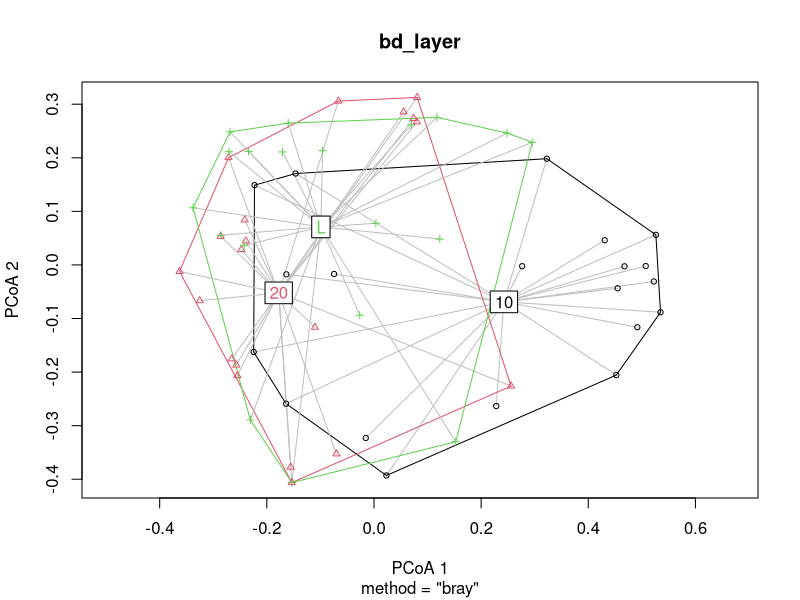
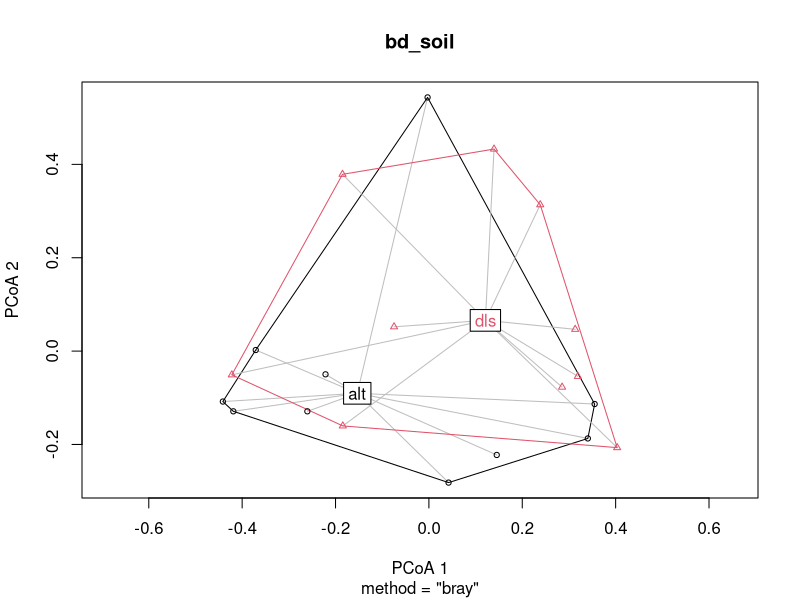
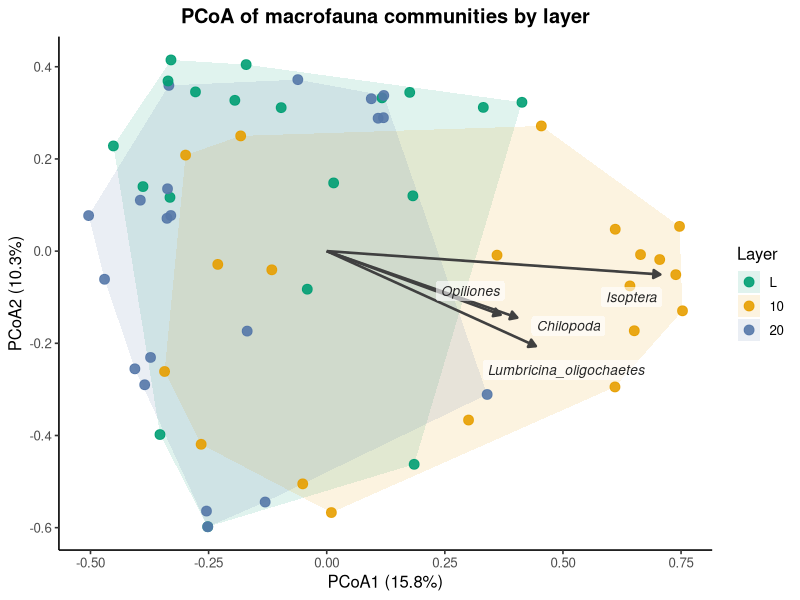

Recreate these plots in R, in order.
## ---- chunk 1
#| label: Install and load
#| include: false
### Utilities for R.

# Necessary packages
packages_required <- c(
  "knitr", "tidyverse", "vegan", "permute",
  "ggrepel", "grid", "dplyr", "readxl"
)
# Already installed?
packages_installed <- vapply(
  packages_required, 
  FUN = requireNamespace, 
  FUN.VALUE = TRUE, 
  quietly = TRUE
) 
# Install missing packages
install.packages(names(packages_installed)[!packages_installed])

# Chunk font size hook: allows size='small' 
# or any valid Latex font size in chunk options
def.chunk.hook <- knitr::knit_hooks$get("chunk")
knitr::knit_hooks$set(
  chunk = function(x, options) {
    x <- def.chunk.hook(x, options)
    ifelse(
      options$size == "normalsize", 
      yes = x,
      no = paste0("\n \\", options$size, "\n\n", x, "\n\n \\normalsize")
    )
  }
)

#load all packages
invisible(lapply(packages_required, library, character.only = TRUE))
## ---- chunk 2
df <- read_excel("data/macrofaune_counts.xlsx")
df[7:ncol(df)] <- lapply(df[7:ncol(df)], as.numeric)
df[c(1, 3:6)] <- lapply(df[c(1, 3:6)], as.factor)
str(df)
## ---- chunk 3
layer_colors <- c(
  "L"  = "#009E73",  
  "10" = "#E69F00",  
  "20" = "#5678A8"   
)
## ---- chunk 4
1 + 1
## ---- chunk 5
2 * 2
## ---- chunk 6
df_perm <- df
# defining taxonomic abundance columns
community_cols <- names(df_perm)[7:ncol(df_perm)]

# remove zero-abundance layers (decision following vegan handbook, since zero-abundance layer does not convey community composition information)
keep <- rowSums(df_perm[, community_cols], na.rm = TRUE) > 0
df_perm <- df_perm[keep, , drop = FALSE]

# create the community matrix
comm <- as.matrix(df_perm[, community_cols])
storage.mode(comm) <- "numeric" # making sure its num

# define meta_layer for tested variables + monoliths
meta_layer <- df_perm[, c("monolith_ID", "soil_type", "layer")] 

# check dimensions (should be 59 34 for df, and 59 28 for comm)
dim(df_perm)
dim(comm)
## ---- chunk 7

## ---- chunk 8
# Bray-Curtis PERMANOVA
# set seed for reproducible permutation chain
set.seed(123)

# define permutation scheme, limit WITHIN monoliths (due to spatial dependence of the three layers)
perm_layer <- how(
  nperm = 9999,
  blocks = meta_layer$monolith_ID
) # chose large number of perms for stabilizing p value, increase for borderline p values

# run based on defined scheme
permanova_layer <- adonis2(
  comm ~ layer,
  data = meta_layer,
  method = "bray",
  permutations = perm_layer
)

print(permanova_layer)
# => significant, R2 16% 

# check dispersion using betadisper (if significant, permanova result might only be due to unequal dispersion; a bit like homogeneity of variance in anova)
dist_layer <- vegdist(comm, method = "bray")

bd_layer <- betadisper(
  dist_layer,
  group = meta_layer$layer,
  type = "median",
  bias.adjust = TRUE
)

# set seed again for reproducibility, same permutation scheme
set.seed(123)

dispersion_layer <- permutest(
  bd_layer,
  permutations = perm_layer
)

print(dispersion_layer)
# not significant, permanova significance due to actual differences 

# quick visualisation (PCoA)
plot(bd_layer)

# pairwise PERMANOVA testing for layers
layer_pairs <- list(
  c("L", "10"),
  c("L", "20"),
  c("10", "20")
)

# function based to apply to all pairs
pairwise_results <- lapply(layer_pairs, function(pair) {
  
  # Keep only the two layers being compared
  keep_pair <- meta_layer$layer %in% pair
  
  comm_pair <- comm[keep_pair, , drop = FALSE]
  meta_pair <- droplevels(meta_layer[keep_pair, , drop = FALSE])
  
  # restrict perms to monoliths, like in global PERMANOVA
  perm_pair <- how(
    nperm = 9999,
    blocks = meta_pair$monolith_ID
  )
  
  # perform PERMANOVA
  set.seed(123)
  res <- adonis2(
    comm_pair ~ layer,
    data = meta_pair,
    method = "bray",
    permutations = perm_pair
  )
  #for nice table notation
  data.frame(
    comparison = paste(pair, collapse = " vs "),
    F = res$F[1],
    R2 = res$R2[1],
    p_value = res$`Pr(>F)`[1]
  )
})

pairwise_results <- do.call(rbind, pairwise_results)

# Correct for the three pairwise tests
pairwise_results$p_adjusted <- p.adjust(
  pairwise_results$p_value,
  method = "bonferroni" ) # BH correction also tested, in both corrections all pairs significant, more conservative bonferroni kept


print(pairwise_results)
## ---- chunk 9
# sum across all layers within each monolith => to test independent of layer effects, since dependent of monolith
comm_mono <- rowsum(
  comm,
  group = df_perm$monolith_ID,
  reorder = FALSE
)

# one metadata row per monolith
meta_mono <- df_perm[
  !duplicated(df_perm$monolith_ID),
  c("monolith_ID", "soil_type")
]

# aligning matrix with metadata
comm_mono <- comm_mono[
  as.character(meta_mono$monolith_ID),
  ,
  drop = FALSE
]

# Bray-Curtis PERMANOVA
#set seed again
set.seed(123)

permanova_soil <- adonis2(
  comm_mono ~ soil_type,
  data = meta_mono,
  method = "bray",
  permutations = 9999
) 

print(permanova_soil)
# not significant, no differences by soil type

# betadisper
dist_soil <- vegdist(comm_mono, method = "bray")

bd_soil <- betadisper(
  dist_soil,
  group = meta_mono$soil_type,
  type = "median",
  bias.adjust = TRUE
)

set.seed(123)

dispersion_soil <- permutest(
  bd_soil,
  permutations = 9999
)

print(dispersion_soil)

# simple plot
plot(bd_soil)
## ---- chunk 10
# calculate, using bray like in PERMANOVA
dist_layer <- vegdist(comm, method = "bray")
pcoa_layer <- cmdscale(
  dist_layer, k = 2, eig = TRUE, add = TRUE
) # set k for number of dimensions +> k =2 two dimensional representation

# sample scores
pcoa_df_perm <- data.frame(
  PCoA1 = pcoa_layer$points[, 1],
  PCoA2 = pcoa_layer$points[, 2],
  layer = factor(df_perm$layer, levels = c("L", "10", "20"))
)

# calculate hulls around samples
hull_df_perm <- pcoa_df_perm %>%
  group_by(layer) %>%
  slice(chull(PCoA1, PCoA2))

# fit taxon abundances to the PCoA (using same permutation scheme as in PERMANOVA)
fit <- envfit(
  pcoa_layer$points,
  comm,
  permutations = perm_layer
)

# extract taxon results and adjust p-values (since we do multiple testing)
taxa_results <- data.frame(
  taxon = rownames(fit$vectors$arrows),
  R2 = fit$vectors$r,
  p_value = fit$vectors$pvals
)

taxa_results$p_adjusted <- p.adjust(
  taxa_results$p_value,
  method = "bonferroni"
) # BH correction also tested, since no different result in taxa with p < 0.05, more conservative bonferroni kept

# extract taxon vectors 
vec <- as.data.frame(scores(fit, display = "vectors"))
vec$taxon <- rownames(vec)
names(vec)[1:2] <- c("PCoA1", "PCoA2")

# match adjusted p-values by taxon
vec$p_adjusted <- taxa_results$p_adjusted[
  match(vec$taxon, taxa_results$taxon)
]

# keep those with adjusted p < 0.05
vec <- vec[
  !is.na(vec$p_adjusted) &
    vec$p_adjusted < 0.05,
]

# calculate dim1 and dim2 percentages
eig <- pcoa_layer$eig
positive_eig <- eig[eig > 0]

pc1_pct <- 100 * eig[1] / sum(positive_eig)
pc2_pct <- 100 * eig[2] / sum(positive_eig)


# plot PCoA
p <- ggplot(pcoa_df_perm, aes(PCoA1, PCoA2, color = layer)) +
  geom_polygon(
    data = hull_df_perm,
    aes(x = PCoA1, y = PCoA2, fill = layer, group = layer),
    alpha = 0.12,
    color = NA,
    inherit.aes = FALSE
  ) +
  geom_point(size = 3, alpha = 0.9) +
  scale_color_manual(values = layer_colors) +
  scale_fill_manual(values = layer_colors) +
  theme_classic(base_size = 12) +
  labs(
    title = "PCoA of macrofauna communities by layer",
    color = "Layer",
    fill = "Layer",
    x = sprintf("PCoA1 (%.1f%%)", pc1_pct),
    y = sprintf("PCoA2 (%.1f%%)", pc2_pct)
  ) +
  theme(
    plot.title = element_text(face = "bold", hjust = 0.5),
    legend.position = "right"
  )


# taxon arrows and labels
  p <- p +
    geom_segment(
      data = vec,
      aes(
        x = 0, y = 0,
        xend = PCoA1, yend = PCoA2
      ),
      inherit.aes = FALSE,
      color = "grey25",
      linewidth = 0.9,
      arrow = arrow(
        length = unit(0.2, "cm"),
        type = "closed"
      )
    ) +
    geom_label_repel(
      data = vec,
      aes(
        x = PCoA1, y = PCoA2,
        label = taxon
      ),
      inherit.aes = FALSE,
      color = "grey15",
      fill = alpha("white", 0.6),
      label.size = NA,
      size = 3.5,
      fontface = "italic",
      box.padding = 0.6,
      point.padding = 0.5,
      force = 3,
      max.overlaps = Inf,
      min.segment.length = Inf,
      segment.color = NA,
      seed = 123
    )

print(p)
